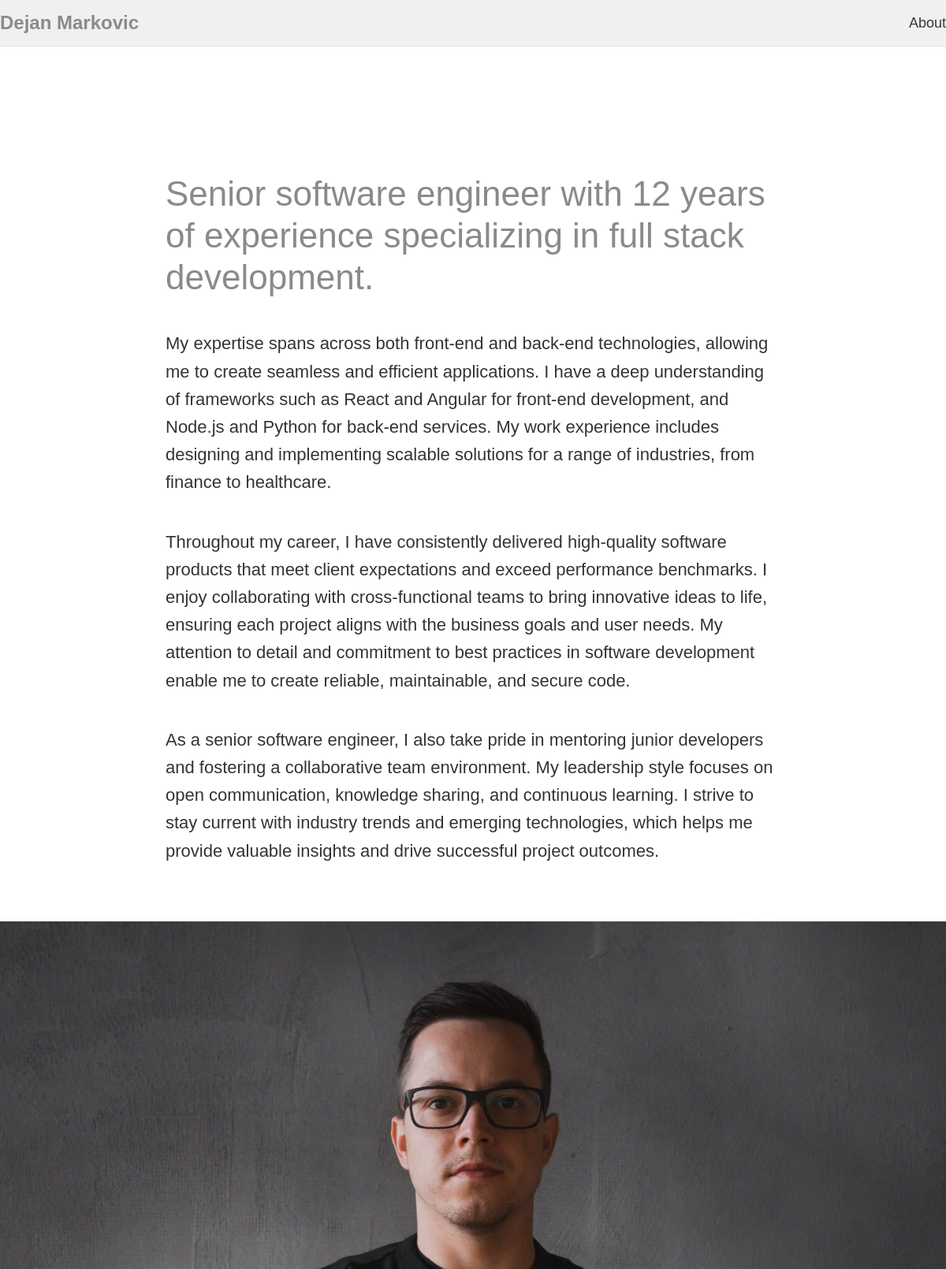
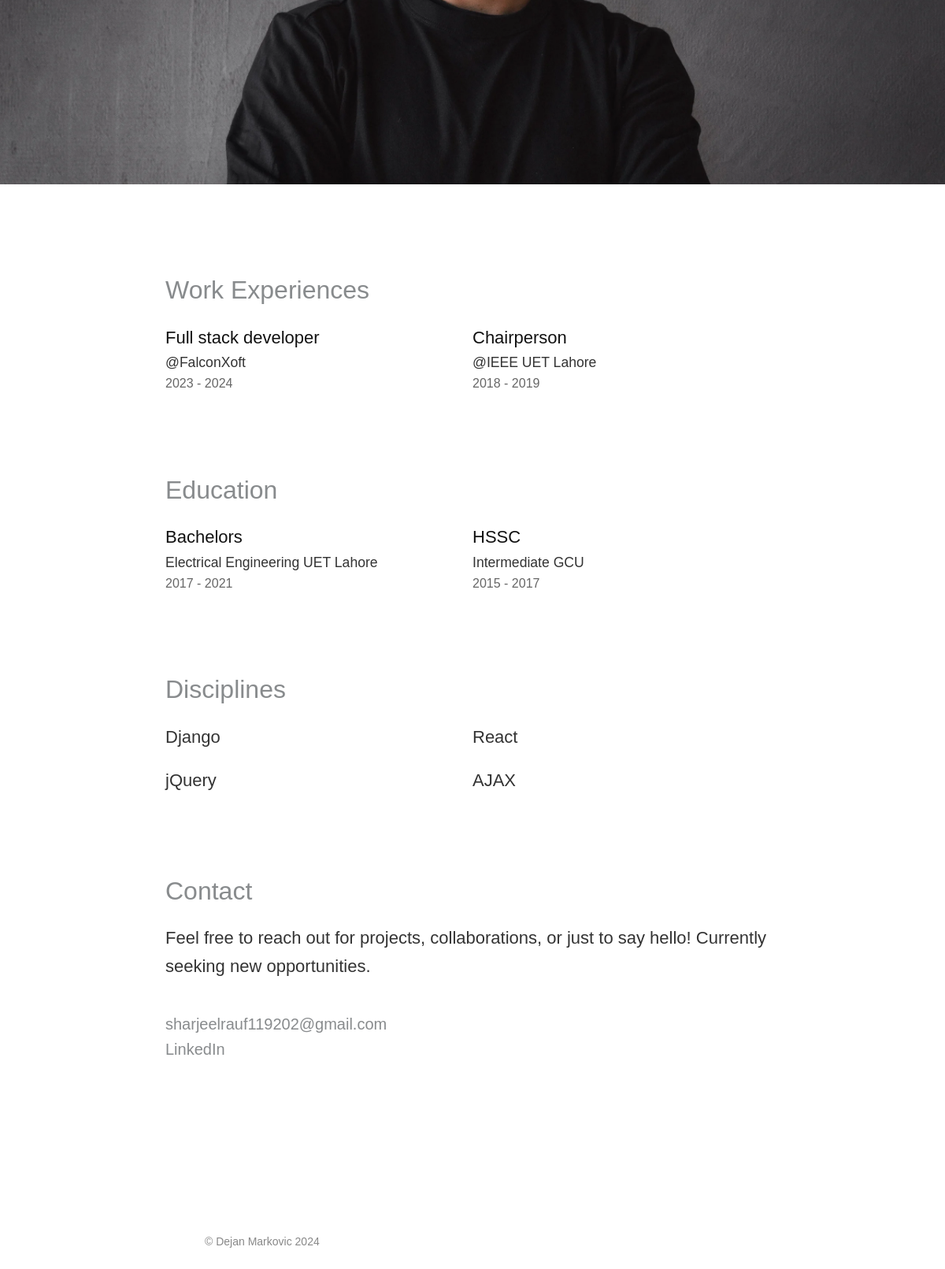
The page /about/ on the database its author committed (2 pictures, top to bottom).
### portfolio_app/models.py (models this page shows, shortened)
class ProfileDescription(models.Model):
    top_paragraph = models.TextField(blank=True, null=True, help_text='Enter the top paragraph of your profile description.')
    paragraph_1 = models.TextField(blank=True, null=True, help_text='Enter the first paragraph.')
    paragraph_2 = models.TextField(blank=True, null=True, help_text='Enter the second paragraph.')
    paragraph_3 = models.TextField(blank=True, null=True, help_text='Enter the third paragraph.')
    image = models.ImageField(blank=True, null=True, upload_to='portfolio_app/media/')

class WorkExperience(models.Model):
    job_title = models.CharField(max_length=100, help_text='Job title.', blank=True, null=True)
    company = models.CharField(max_length=100, help_text='Company name.', blank=True, null=True)
    start_year = models.IntegerField(help_text='Start year of the work period.', blank=True, null=True)
    end_year = models.IntegerField(help_text='End year of the work period. Use the current year if still working.', blank=True, null=True)

class Education(models.Model):
    title = models.CharField(max_length=100, help_text='Degree or certification title.')
    degree_institution = models.CharField(max_length=100, help_text='Name of the degree and institution.')
    start_year = models.IntegerField(help_text='Start year of the education period.')
    end_year = models.IntegerField(help_text='End year of the education period.')

class Discipline(models.Model):
    name = models.CharField(max_length=100, help_text='Discipline name.')

class UserProfile(models.Model):
    description = models.TextField()
    email = models.EmailField()
    linkedin_url = models.URLField(max_length=200, blank=True, null=True)  # LinkedIn URL field

### portfolio_app/views.py (the view)
# urls.py: path('about/', views.about_page_view, name='about_page'),
def about_page_view(request):
    profile_description = ProfileDescription.objects.first()
    context = {}
    context['page_title'] = 'About Page'
    if profile_description:
        context['top_paragraph'] = profile_description.top_paragraph
        context['paragraph_1'] = profile_description.paragraph_1
        context['paragraph_2'] = profile_description.paragraph_2
        context['paragraph_3'] = profile_description.paragraph_3
        context['image_url'] = profile_description.image.url if profile_description.image else None
    else:
        context['add_data_button'] = True
    work_experiences = WorkExperience.objects.all()  # You can filter this to a specific user if needed
    work_experiences = WorkExperience.objects.all()  # Filtering by current user
    context['work_experiences'] = work_experiences
    education_entries = Education.objects.all()
    context['education_entries'] = education_entries
    discipline_entries = Discipline.objects.all()
    context['discipline_entries'] = discipline_entries
    user_profile = UserProfile.objects.first()
    if user_profile:
        context['user_email'] = user_profile.email if hasattr(user_profile, 'email') else None
        context['linkedin_url'] = user_profile.linkedin_url if hasattr(user_profile, 'linkedin_url') else None
    else:
        context['user_email'] = None
        context['linkedin_url'] = None
    return render(request, 'portfolio_app/about.html', context)

### portfolio_app/templates/portfolio_app/about.html (shortened to what this page needs)
{% extends 'base.html' %}
{% load static %}
{% block content %}
<div class="toast-container position-fixed top-0 end-0 p-3">
</div>
<div class="about-page slide delay01">
    {% if top_paragraph or paragraph_1 or paragraph_2 or paragraph_3 %}
        <div class="about">
            {% if top_paragraph %}
                <h2 style = " color: #888b8d;">{{ top_paragraph }}</h2>
            {% endif %}
            {% if paragraph_1 %}
                <p  class="text">{{ paragraph_1 }}</p>
            {% endif %}
            {% if paragraph_2 %}
                <p class="text">{{ paragraph_2 }}</p>
            {% endif %}
            {% if paragraph_3 %}
                <p class="text">{{ paragraph_3 }}</p>
            {% endif %}
        </div>
        {% if image_url %}
        <img
        src="{{ image_url }}"
        alt="Profile Image"
        class="photo-dejan"
        loading="lazy">
        {% endif %}
    {% endif %}
    <div class="about">
        <h4 style = "color: #888b8d" >Work Experiences</h4>
        {% if work_experiences %}
        <div class="multi-row-grid">
            {% for experience in work_experiences %}
            <div class="multi-row">
                <p class="title">{{ experience.job_title }}</p>
                <p class="entity">@{{ experience.company }}</p>
                <p class="years">{{ experience.start_year }} - {{ experience.end_year }}</p>
            </div>
            {% endfor %}
        </div>
        {% endif %}
        <h4 style = "color: #888b8d">Education</h4>
        {% if education_entries %}
        <div class="multi-row-grid">
            {% for education in education_entries %}
            <div class="multi-row">
                <p class="title">{{ education.title }}</p>
                <p class="entity">{{ education.degree_institution }}</p>
                <p class="years">{{ education.start_year }} - {{ education.end_year }}</p>
            </div>
            {% endfor %}
        </div>
        {% endif %}
        <h4 style = "color: #888b8d">Disciplines</h4>
        {% if discipline_entries %}
        <div class="multi-row-grid">
            {% for discipline in discipline_entries %}
            <div class="multi-row">
                <p>{{ discipline.name }}</p>
            </div>
            {% endfor %}
        </div>
        {% endif %}
        <h4 style = "color: #888b8d">Contact</h4>
        <p>Feel free to reach out for projects, collaborations, or just to say hello! Currently seeking new opportunities.</p>
        <div class="multi-row contact-options">
            {% if user_email %}
            <a style = "color: #888b8d" id="copyemail" data-clipboard-text="{{ user_email }}">{{ user_email }}</a>
            {% endif %}
            {% if linkedin_url %}
            <a style = "color: #888b8d" href="{{ linkedin_url }}" target="_blank">LinkedIn</a>
            {% endif %}
        </div>
    </div>
</div>
{% endblock %}

### static/www.dejan.works/css/style.css (style rules this page uses)
html, body, div, span, applet, object, iframe, h1, h2, h3, h4, h5, h6, p, blockquote, pre, a, abbr, acronym, address, big, cite, code, del, dfn, em, img, ins, kbd, q, s, samp, small, strike, strong, sub, sup, tt, var, b, u, i, center, dl, dt, dd, ol, ul, li, fieldset, form, label, legend, table, caption, tbody, tfoot, thead, tr, th, td, article, aside, canvas, details, embed, figure, figcaption, footer, header, hgroup, menu, nav, output, ruby, section, summary, time, mark, audio, video { margin: 0; padding: 0; border: 0; font-size: 100%; font: inherit; vertical-align: baseline; font-size: 16px; font-family: 'Geist', sans-serif !important; }
a { cursor: pointer; text-decoration: none; }
img { pointer-events: none !important; display: block; max-width: 100%; height: auto; }
.slide { -webkit-animation:slide .6s cubic-bezier(0.2, 0.6, 0.2, 1); -moz-animation:slide .6s cubic-bezier(0.2, 0.6, 0.2, 1); animation:slide .6s cubic-bezier(0.2, 0.6, 0.2, 1); -webkit-animation-fill-mode:backwards; -moz-animation-fill-mode:backwards; animation-fill-mode:backwards; }
.delay01 { -webkit-animation-delay: .4s; animation-delay: .4s; }
p { line-height: 160%; font-family: 'Geist'; color: #111111; color: #333333; font-weight: 300; font-size: 1.375rem; }
.about-page { padding: 16vh 0; }
.about { margin: 0 auto; box-sizing: border-box; max-width: 780px; padding: 4vh 0; }
.about-page a { font-family: 'Geist'; font-size: 1.375rem; color: #111111; font-weight: 400; }
.about .text { margin-bottom: 40px; }
.photo-dejan { margin: 0 auto; width: 100%; max-width: 980px; max-width: 1200px; }
h2 { color: #111111; font-family: 'Geist'; font-weight: 500; font-size: 2.75rem; line-height: 120%; margin: 60px 0 40px 0; }
h4 { color: #111111; font-family: 'Geist'; font-weight: 500; font-size: 2rem; line-height: 140%; margin: 80px 0 20px 0; }
.multi-row-grid { display: grid; grid-template-columns: repeat(2, 1fr); }
.multi-row { margin-bottom: 20px; display: flex; flex-direction: column; }
p.title { color: #111111; font-weight: 400; }
p.entity { font-size: 1.1rem; line-height: 160%; }
p.years { color: #666666; font-size: 1rem; font-weight: 300; line-height: 160%; }
.contact-options { margin-top: 40px; }
.contact-options a { line-height: 160%; font-family: 'Geist'; color: #111111; font-weight: 400; font-size: 1.375rem; }
.about-page a { font-size: 1.25rem; }

### rows shown on the page
ProfileDescription: top_paragraph "Senior software engineer with 12 years of experience specializing in full stack development.", paragraph_1 "My expertise spans across both front-end and back-end technologies, allowing me to create seamless and efficient applications. I have a deep understanding of frameworks such as React and Angular for front-end development, and Node.js and Python for back-end services. My work experience includes designing and implementing scalable solutions for a range of industries, from finance to healthcare.", paragraph_2 "Throughout my career, I have consistently delivered high-quality software products that meet client expectations and exceed performance benchmarks. I enjoy collaborating with cross-functional teams to bring innovative ideas to life, ensuring each project aligns with the business goals and user needs. My attention to detail and commitment to best practices in software development enable me to create reliable, maintainable, and secure code.", paragraph_3 "As a senior software engineer, I also take pride in mentoring junior developers and fostering a collaborative team environment. My leadership style focuses on open communication, knowledge sharing, and continuous learning. I strive to stay current with industry trends and emerging technologies, which helps me provide valuable insights and drive successful project outcomes."
WorkExperience: job_title "Full stack developer", company "FalconXoft", start_year "2023", end_year "2024"
WorkExperience: job_title "Chairperson", company "IEEE UET Lahore", start_year "2018", end_year "2019"
Education: title "Bachelors", degree_institution "Electrical Engineering UET Lahore", start_year "2017", end_year "2021"
Education: title "HSSC", degree_institution "Intermediate GCU", start_year "2015", end_year "2017"
Discipline: name "Django"
Discipline: name "React"
Discipline: name "jQuery"
Discipline: name "AJAX"
UserProfile: email "sharjeelrauf119202@gmail.com"
